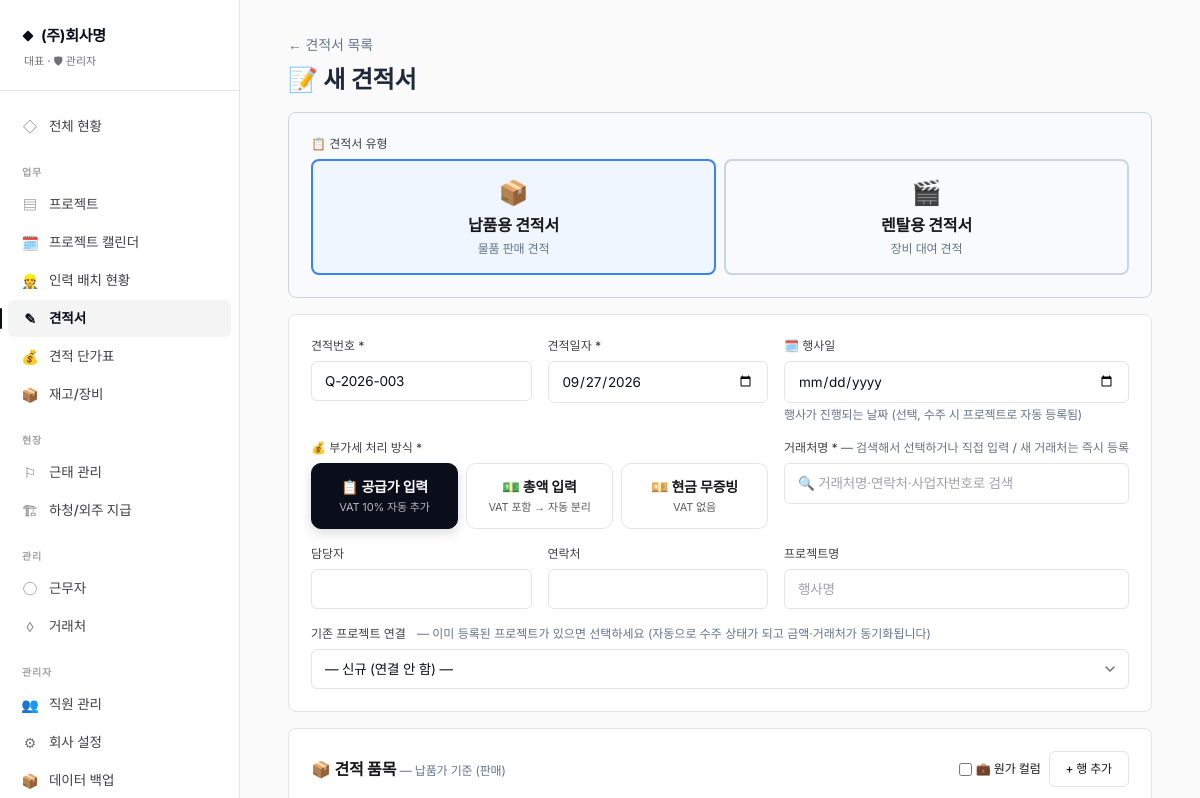
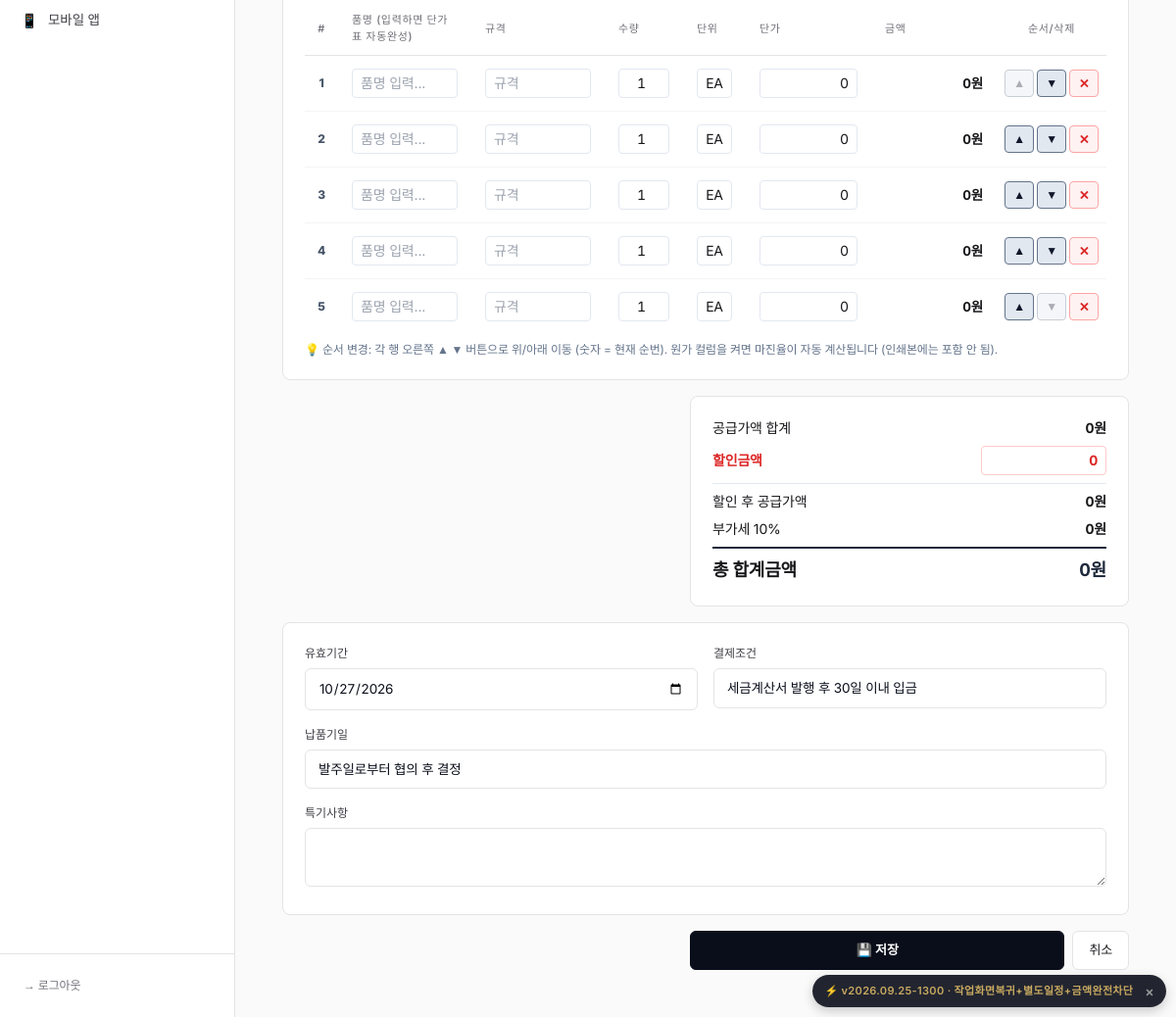
The app's page /quotes/new (signed in) with its own data (2 pictures, top to bottom).
### database.py (models this page shows)
class CompanySettings(SQLModel, table=True):
    id: Optional[int] = Field(default=1, primary_key=True)
    company_name: str = ""           # 상호
    representative: str = ""          # 대표자명
    biz_number: str = ""              # 사업자등록번호
    biz_type: str = ""                # 업태
    biz_item: str = ""                # 종목
    phone: str = ""                   # 대표 전화
    fax: str = ""                     # 팩스
    email: str = ""                   # 이메일
    address: str = ""                 # 주소
    bank_account: str = ""            # 입금 계좌 (은행 + 계좌번호)
    logo_image: str = ""              # 로고 파일명
    stamp_image: str = ""             # 도장 파일명
    default_payment_terms: str = "세금계산서 발행 후 30일 이내 입금"
    default_delivery_terms: str = "발주일로부터 협의 후 결정"
    default_valid_days: int = 30      # 견적서 유효기간(일)
    quote_footer_notes: str = ""      # 견적서 하단 특기사항 기본값
    quote_theme: str = "classic"      # classic / charcoal / mustard
    quote_color_primary: str = ""     # 직접 지정 색상 (비우면 테마 기본값)
    quote_color_accent: str = ""
    quote_title_normal: str = "견  적  서"        # 납품용 견적서 제목
    quote_title_rental: str = "렌 탈 견 적 서"     # 렌탈용 견적서 제목
    quote_greeting: str = "아래와 같이 견적합니다."  # 인사문구
    quote_footer_message: str = ""                 # 견적서 하단 메시지 (감사문구 등)
    show_spec: bool = True            # 규격 컬럼
    show_unit: bool = True            # 단위 컬럼
    show_memo: bool = False           # 비고 컬럼
    show_bank_in_quote: bool = True   # 입금계좌 표시
    show_stamp_in_sign: bool = True   # 하단 서명란 도장
    show_logo: bool = True            # 로고 표시
    quote_font_scale: int = 100       # 100 = 기본, 110 = 1.1배 등
    quote_layout_json: str = ""
    equipment_prefixes_json: str = ""
    expense_migrated_subcontract: bool = True   # 신규 설치는 정리 대상 없음 → True

class User(SQLModel, table=True):
    id: Optional[int] = Field(default=None, primary_key=True)
    username: str = Field(unique=True, index=True)
    password_hash: str
    name: str
    role: str = "staff"  # admin / staff
    phone: str = ""
    is_active: bool = True
    permissions_json: str = "{}"
    employee_type: str = "정직원"  # 정직원 / 알바생 / 관리자 (정직원만 출퇴근 버튼 사용)
    worker_id: Optional[int] = Field(default=None, foreign_key="worker.id", index=True)
    created_at: datetime = Field(default_factory=datetime.utcnow)

### routes_quote.py (the view)
@router.get("/quotes/new", response_class=HTMLResponse)
def quote_new(request: Request, type: str = "납품"):
    user = _user(request)
    cs = get_company_settings()
    with Session(engine, expire_on_commit=False) as s:
        vendors = s.exec(select(Vendor).order_by(Vendor.name)).all()
        vendors_data = [{"id": v.id, "name": v.name} for v in vendors]
        open_projects = s.exec(
            select(Project).where(Project.status.in_(["준비중", "진행중"]))
            .order_by(Project.created_at.desc())
        ).all()
        projects_data = [
            {"id": p.id, "code": p.code, "name": p.name,
             "event_date": p.event_date.isoformat() if p.event_date else "",
             "vendor_id": p.vendor_id or 0}
            for p in open_projects
        ]
        year = date.today().year
        count = len(s.exec(select(Quote)).all()) + 1
        prefix = "QR" if type == "렌탈" else "Q"
        default_no = f"{prefix}-{year}-{count:03d}"
    return templates.TemplateResponse(request, "quote_new.html", {
        "user": user, "vendors": vendors_data,
        "projects": projects_data,
        "today": date.today(),
        "valid_until": date.today() + timedelta(days=cs.get("default_valid_days", 30)),
        "default_no": default_no, "quote_type": type,
        "quote": None,
        "default_payment_terms": cs.get("default_payment_terms", ""),
        "default_delivery_terms": cs.get("default_delivery_terms", ""),
        "default_notes": cs.get("quote_footer_notes", ""),
    })

### templates/quote_new.html (shortened to what this page needs)
{% extends "base.html" %}
{% block content %}
<div class="mb-4">
  <a href="/quotes" class="text-sm text-slate-500">← 견적서 목록</a>
  <h1 class="text-2xl font-bold text-slate-800 mt-2">
    {% if quote %}✏️ 견적서 수정{% else %}📝 새 견적서{% endif %}
  </h1>
</div>
<form method="post" action="{% if quote %}/quotes/{{ quote.id }}/edit{% else %}/quotes/new{% endif %}" id="quote-form" class="space-y-4"
      onkeydown="return preventEnterSubmit(event)">
  <div class="card bg-slate-50 border-slate-300">
    <label class="label">📋 견적서 유형</label>
    <div class="grid grid-cols-2 gap-2">
      <label class="quote-type-card cursor-pointer">
        <div class="p-4 border-2 border-slate-300 rounded-lg text-center peer-checked:border-blue-500 peer-checked:bg-blue-50 transition">
          <div class="text-2xl">📦</div>
          <div class="font-bold mt-1">납품용 견적서</div>
          <div class="text-xs text-slate-500 mt-1">물품 판매 견적</div>
        </div>
      </label>
      <label class="quote-type-card cursor-pointer">
        <div class="p-4 border-2 border-slate-300 rounded-lg text-center peer-checked:border-amber-500 peer-checked:bg-amber-50 transition">
          <div class="text-2xl">🎬</div>
          <div class="font-bold mt-1">렌탈용 견적서</div>
          <div class="text-xs text-slate-500 mt-1">장비 대여 견적</div>
        </div>
      </label>
    </div>
  </div>
  <div class="card grid md:grid-cols-2 gap-4">
    <div>
      <label class="label">견적번호 *</label>
      <input name="quote_number" class="input" value="{{ quote.quote_number if quote else default_no }}" required>
    </div>
    <div>
      <label class="label">견적일자 *</label>
      <input name="quote_date" type="date" class="input" value="{{ quote.quote_date if quote else today }}" required>
    </div>
    <div>
      <label class="label">🗓️ 행사일</label>
      <input name="event_date" type="date" class="input" value="{{ quote.event_date if quote and quote.event_date else '' }}">
      <p class="text-xs text-slate-500 mt-1">행사가 진행되는 날짜 (선택, 수주 시 프로젝트로 자동 등록됨)</p>
    </div>
    <div class="md:col-span-2">
      <label class="label">💰 부가세 처리 방식 *</label>
      <div class="grid grid-cols-3 gap-2">
        <label class="vat-opt">
          <div class="vat-opt-inner">
            <div class="vat-opt-title">📋 공급가 입력</div>
            <div class="vat-opt-sub">VAT 10% 자동 추가</div>
          </div>
        </label>
        <label class="vat-opt">
          <div class="vat-opt-inner">
            <div class="vat-opt-title">💵 총액 입력</div>
            <div class="vat-opt-sub">VAT 포함 → 자동 분리</div>
          </div>
        </label>
        <label class="vat-opt">
          <div class="vat-opt-inner">
            <div class="vat-opt-title">💴 현금 무증빙</div>
            <div class="vat-opt-sub">VAT 없음</div>
          </div>
        </label>
      </div>
    </div>
    <div style="position:relative;" id="q-vendor-picker">
      <label class="label">거래처명 *
        <span class="text-xs" style="color:#6B7280;">— 검색해서 선택하거나 직접 입력 / 새 거래처는 즉시 등록</span>
      </label>
      <input id="q-vendor-input" name="vendor_name" class="input {% if quote and quote.vendor_name %}qv-selected{% endif %}"
             placeholder="🔍 거래처명·연락처·사업자번호로 검색" autocomplete="off"
             value="{{ quote.vendor_name if quote else '' }}" required>
    </div>
    <div>
      <label class="label">담당자</label>
      <input id="q-vendor-contact" name="vendor_contact" class="input" value="{{ quote.vendor_contact if quote else '' }}">
    </div>
    <div>
      <label class="label">연락처</label>
      <input id="q-vendor-phone" name="vendor_phone" class="input" value="{{ quote.vendor_phone if quote else '' }}">
    </div>
    <div>
      <label class="label">프로젝트명</label>
      <input id="q-project-name" name="project_name" class="input" placeholder="행사명" value="{{ quote.project_name if quote else '' }}">
    </div>
    <div class="md:col-span-2 lg:col-span-3">
      <label class="label">
        기존 프로젝트 연결
        <span class="text-xs text-slate-500 font-normal ml-2">— 이미 등록된 프로젝트가 있으면 선택하세요 (자동으로 수주 상태가 되고 금액·거래처가 동기화됩니다)</span>
      </label>
      <div class="flex gap-2 items-center">
        <select id="q-project-id" name="project_id" class="input flex-1" {% if quote and quote.project_id %}disabled title="이미 프로젝트에 연결된 견적입니다"{% endif %}>
          <option value="">— 신규 (연결 안 함) —</option>
        </select>
      </div>
    </div>
  </div>
  <div class="card">
    <div class="flex items-center justify-between mb-3">
      <h2 class="text-base font-bold">📦 견적 품목 <span id="type-badge" class="text-xs font-normal text-slate-500"></span></h2>
      <div class="flex gap-2 items-center">
        <label class="text-xs flex items-center gap-1 cursor-pointer" id="cost-toggle-label">
          <input type="checkbox" id="show-cost-col" onchange="toggleCostColumn(this.checked)">
          <span>💼 원가 컬럼</span>
        </label>
        <button type="button" onclick="addRow()" class="btn-secondary text-xs">+ 행 추가</button>
      </div>
    </div>
    <div class="overflow-x-auto">
      <table class="dt w-full" id="items-table">
        <thead>
          <tr>
            <th style="width:34px; text-align:center; padding-left:2px; padding-right:2px;">#</th>
            <th>품명 (입력하면 단가표 자동완성)</th>
            <th class="mobile-hide">규격</th>
            <th class="w-20">수량</th>
            <th class="w-16">단위</th>
            <th class="w-32 text-right" id="price-header">단가</th>
            <th class="w-32 text-right">금액</th>
            <th style="width:112px; text-align:center; padding-left:2px; padding-right:2px;">순서/삭제</th>
          </tr>
        </thead>
        <tbody id="items-body"></tbody>
      </table>
    </div>
    <p class="text-xs text-slate-500 mt-2">💡 순서 변경: 각 행 오른쪽 <b>▲ ▼</b> 버튼으로 위/아래 이동 (숫자 = 현재 순번). 원가 컬럼을 켜면 마진율이 자동 계산됩니다 (인쇄본에는 포함 안 됨).</p>
  </div>
  <div class="card max-w-md ml-auto space-y-2">
    <div class="flex justify-between text-sm">
      <span id="subtotal-label">공급가액 합계</span>
      <span class="num font-bold" id="subtotal-display">0원</span>
    </div>
    <div class="flex justify-between items-center text-sm">
      <span class="text-red-600 font-semibold">할인금액</span>
      <input name="discount" type="text" class="w-32 px-2 py-1 border border-red-200 rounded text-right num text-red-600 font-bold money-input" value="{{ quote.discount if quote else 0 }}" id="discount-input">
    </div>
    <div class="flex justify-between text-sm border-t border-slate-200 pt-2">
      <span>할인 후 공급가액</span>
      <span class="num font-bold" id="after-discount-display">0원</span>
    </div>
    <div class="flex justify-between text-sm">
      <span>부가세 10%</span>
      <span class="num font-bold" id="vat-display">0원</span>
    </div>
    <div class="flex justify-between text-lg border-t-2 border-slate-800 pt-2">
      <span class="font-bold">총 합계금액</span>
      <span class="num font-bold text-slate-800" id="total-display">0원</span>
    </div>
  </div>
  <div class="card grid md:grid-cols-2 gap-4">
    <div>
      <label class="label">유효기간</label>
      <input name="valid_until" type="date" class="input" value="{{ quote.valid_until if quote else valid_until }}">
    </div>
    <div>
      <label class="label">결제조건</label>
      <input name="payment_terms" class="input" value="{{ default_payment_terms }}">
    </div>
    <div class="md:col-span-2">
      <label class="label">납품기일</label>
      <input name="delivery_terms" class="input" value="{{ default_delivery_terms }}">
    </div>
    <div class="md:col-span-2">
      <label class="label">특기사항</label>
      <textarea name="notes" rows="2" class="input">{{ default_notes }}</textarea>
    </div>
  </div>
  <div class="flex gap-2 max-w-md ml-auto">
    <button class="btn-primary flex-1" type="submit">💾 저장</button>
    <a href="/quotes" class="btn-secondary">취소</a>
  </div>
</form>
{% endblock %}

### templates/base.html (shortened to what this page needs)
{% set _asset_ver = 'v2026.09.25-1300' %}
<!doctype html>
<html lang="ko">
<head>
<link href="https://cdn.jsdelivr.net/gh/orioncactus/pretendard@v1.3.9/dist/web/static/pretendard.min.css" rel="stylesheet">
<script src="https://cdn.tailwindcss.com"></script>
</head>
<body class="min-h-screen">
{% if request.state.user %}
{% set path = request.url.path %}
<aside class="hidden md:flex md:flex-col fixed inset-y-0 left-0 w-60 sidebar">
  <div class="brand">
    <div class="brand-mark">{{ request.state.company.company_name if request.state.company and request.state.company.company_name else 'Settlement' }}</div>
    <div class="brand-sub">{{ request.state.user.name }} · {% if request.state.is_admin %}🛡 관리자{% else %}👤 직원{% endif %}</div>
  </div>
  {% set perms = request.state.perms or {} %}
  {% set is_admin = request.state.is_admin %}
  <nav class="flex-1 py-4 overflow-y-auto">
    <a href="/" class="nav-link {% if path == '/' %}active{% endif %}"><span class="icon">◇</span>전체 현황</a>
    <div class="nav-section">업무</div>
    {% if is_admin or perms.get('projects') %}
    <a href="/projects" class="nav-link {% if path.startswith('/project') and not path.startswith('/project-calendar') %}active{% endif %}"><span class="icon">▤</span>프로젝트</a>
    <a href="/project-calendar" class="nav-link {% if path.startswith('/project-calendar') %}active{% endif %}"><span class="icon">🗓️</span>프로젝트 캘린더</a>
    <a href="/staffing" class="nav-link {% if path.startswith('/staffing') %}active{% endif %}"><span class="icon">👷</span>인력 배치 현황</a>
    {% endif %}
    {% if is_admin or perms.get('quotes') %}
    <a href="/quotes" class="nav-link {% if path.startswith('/quote') %}active{% endif %}"><span class="icon">✎</span>견적서</a>
    {% endif %}
    {% if is_admin or perms.get('products') %}
    <a href="/products" class="nav-link {% if path.startswith('/product') or path.startswith('/item') %}active{% endif %}"><span class="icon">💰</span>견적 단가표</a>
    <a href="/inventory" class="nav-link {% if path.startswith('/inventory') or path.startswith('/equipment') %}active{% endif %}"><span class="icon">📦</span>재고/장비</a>
    {% endif %}
    <div class="nav-section">현장</div>
    {% if is_admin or perms.get('attendance') %}
    <a href="/attendance" class="nav-link {% if path.startswith('/attendance') %}active{% endif %}"><span class="icon">⚐</span>근태 관리</a>
    {% endif %}
    {% if is_admin or perms.get('expenses') %}
    <a href="/expenses" class="nav-link {% if path.startswith('/expense') %}active{% endif %}"><span class="icon">🏗</span>하청/외주 지급</a>
    {% endif %}
    {% if is_admin or perms.get('workers') or perms.get('vendors') %}
    <div class="nav-section">관리</div>
    {% if is_admin or perms.get('workers') %}
    <a href="/workers" class="nav-link {% if path.startswith('/worker') %}active{% endif %}"><span class="icon">◯</span>근무자</a>
    {% endif %}
    {% if is_admin or perms.get('vendors') %}
    <a href="/vendors" class="nav-link {% if path.startswith('/vendor') %}active{% endif %}"><span class="icon">◊</span>거래처</a>
    {% endif %}
    {% endif %}
    {% if is_admin %}
    <div class="nav-section">관리자</div>
    <a href="/employees" class="nav-link {% if path.startswith('/employee') %}active{% endif %}"><span class="icon">👥</span>직원 관리</a>
    <a href="/settings" class="nav-link {% if path.startswith('/settings') %}active{% endif %}"><span class="icon">⚙</span>회사 설정</a>
    <a href="/backup" class="nav-link {% if path.startswith('/backup') %}active{% endif %}"><span class="icon">📦</span>데이터 백업</a>
    {% endif %}
    <a href="/m/" target="_blank" class="nav-link"><span class="icon">📱</span>모바일 앱</a>
  </nav>
  <div class="px-3 py-4 border-t" style="border-color: var(--line);">
    <a href="/logout" class="block px-3 py-2 text-xs font-medium" style="color: var(--ink-4);">→ 로그아웃</a>
  </div>
</aside>
<main class="md:ml-60 px-5 md:px-12 py-8 pb-24 md:pb-12 max-w-[1400px]">
  {% block content %}{% endblock %}
</main>
{% else %}
<main>{% block content_nologin %}{% endblock %}</main>
{% endif %}
{% set _current_version = 'v2026.09.25-1300' %}
<div id="deploy-version-badge" title="배포 버전 — 클릭하면 이 버전 안내를 다시 표시하지 않습니다"
     data-version="{{ _current_version }}"
     style="display:none; position:fixed; right:10px; bottom:10px; z-index:9990;
            background:rgba(10,14,26,0.9); color:#C9A961;
            padding:6px 12px; border-radius:999px;
            font-size:11px; font-weight:600; letter-spacing:0.03em;
            font-family:'Inter', monospace; cursor:pointer;
            box-shadow:0 4px 12px rgba(0,0,0,0.2);
            display:flex; align-items:center; gap:8px;">
  <span>⚡ {{ _current_version }} · 작업화면복귀+별도일정+금액완전차단</span>
  <span style="font-size:14px; color:#999; padding-left:4px;">×</span>
</div>
</body>
</html>

### records on screen
CompanySettings: state.company "(주)회사명", payment_terms "세금계산서 발행 후 30일 이내 입금", delivery_terms "발주일로부터 협의 후 결정"
User: state.user.name "대표"

### other values on screen
{{ _current_version }} "v2026.09.25-1300"
